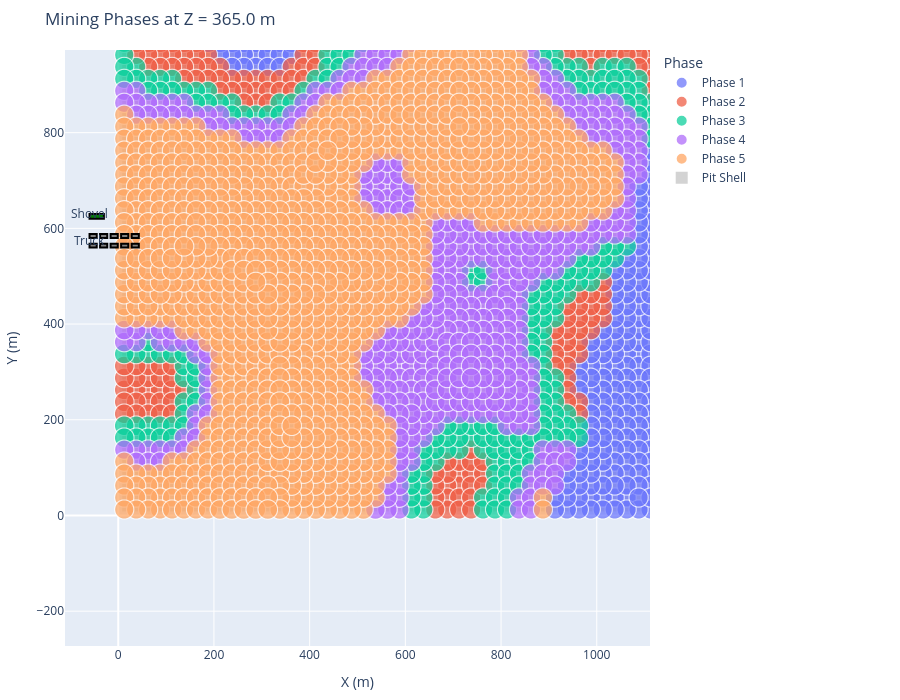

Write notebook code for a chart like this one.
### Markdown cell above
## 📊 Step 3: Visualise the Mining Phases

### ⛏️ Plan View with Phase Colours (Interactive)
- Select Z-slice using a dropdown
- View horizontal mining slices coloured by phase
- Future feature: add pit shell polygons and toggle individual phases on/off

### Code cell
import plotly.express as px
import plotly.graph_objects as go

# Define dropdown Z levels from scheduled_blocks
z_min, z_max = scheduled_blocks["z"].min(), scheduled_blocks["z"].max()
z_levels = np.arange(z_min, z_max + z_interval, z_interval)

# Extract unique phases for filtering
unique_phases = sorted(scheduled_blocks["phase"].dropna().unique().tolist())

# --- Widgets ---
z_dropdown = widgets.Dropdown(
	options=[(f"{int(z)} m", z) for z in z_levels],
	value=z_levels[len(z_levels) // 2],
	description="Z Level:",
	layout=widgets.Layout(width='300px')
)

phase_multiselect = widgets.SelectMultiple(
	options=unique_phases,
	value=tuple(unique_phases),
	description="Phases:",
	layout=widgets.Layout(width='300px')
)

metric_dropdown = widgets.Dropdown(
	options=["tonnes", "value", "volume"],
	value="tonnes",
	description="Display Metric:",
	layout=widgets.Layout(width='300px')
)

equip_mode_toggle = widgets.ToggleButtons(
	options=["Bench", "Period"],
	value="Bench",
	description="Equipment View:",
	layout=widgets.Layout(width='300px')
)

# Optional filter for fault zone category
fault_options = ["All"] + sorted(scheduled_blocks["fault_zone_category"].dropna().unique())
fault_filter = widgets.Dropdown(
    options=fault_options,
    value="All",
    description="Faults:",
    layout=widgets.Layout(width='300px')
)

# Optional filter for domain
domain_options = ["All"] + sorted(scheduled_blocks["domain"].dropna().unique())
domain_filter = widgets.Dropdown(
    options=domain_options,
    value="All",
    description="Domain:",
    layout=widgets.Layout(width='300px')
)

# --- Main Plot Function ---
def plot_interactive(z_value, selected_phases, metric, equip_mode):
	clear_output(wait=True)
	display(widgets.HBox([
		z_dropdown,
		phase_multiselect,
		metric_dropdown,
		equip_mode_toggle,
		fault_filter,
		domain_filter
	]))

	slice_df = scheduled_blocks[np.isclose(scheduled_blocks["z"], z_value)]

	if fault_filter.value != "All":
		slice_df = slice_df[slice_df["fault_zone_category"] == fault_filter.value]

	if domain_filter.value != "All":
		slice_df = slice_df[slice_df["domain"] == domain_filter.value]

	if selected_phases:
		slice_df = slice_df[slice_df["phase"].isin(selected_phases)]

	if slice_df.empty:
		print(f"No data at Z={z_value}")
		return

	# --- Size scaling by metric ---
	if metric == "tonnes":
		size_vals = slice_df["tonnes"]
	elif metric == "value":
		size_vals = slice_df["value_per_tonne"]
	elif metric == "volume":
		size_vals = slice_df["volume_m3"]

	# --- Main Scatter ---
	fig = px.scatter(
		slice_df,
		x="x", y="y",
		color="phase",
		size=size_vals,
		size_max=20,
		title=f"Mining Phases at Z = {z_value:.1f} m",
		hover_data={
			"x": False,
			"y": False,
			"phase": True,
			"tonnes": ":,.0f",
			"value_per_tonne": ":,.0f",
			"volume_m3": ":,.0f",
			"period": True
		},
		labels={
			"value_per_tonne": "Value $/t",
			"tonnes": "Tonnes",
			"volume_m3": "Volume (m³)",
			"phase": "Phase",
			"period": "Period"
		}
	)

	# --- Equipment Visuals Overlay ---
	equipment_shapes = []
	label_positions = []

	if equip_mode == "Bench":
		base_x = default_xrange[0] + 40
		base_y = default_yrange[1] - 80  # move visuals down slightly

		for eq in equipment_fleet:
			if eq["type"] == "Shovel":
				equipment_shapes.append(dict(
					type="rect",
					x0=base_x,
					x1=base_x + 30,
					y0=base_y,
					y1=base_y + 10,
					line=dict(color="black"),
					fillcolor="green"
				))
				label_positions.append((base_x, base_y + 12, "Shovel"))

			elif eq["type"] == "Truck":
				for i in range(eq["count"]):
					truck_x = base_x + (i % 5) * 22
					truck_y = base_y - 40 - (i // 5) * 20
					equipment_shapes.append(dict(
						type="rect",
						x0=truck_x,
						x1=truck_x + 15,
						y0=truck_y,
						y1=truck_y + 8,
						line=dict(color="black"),
						fillcolor="gray"
					))
					if i == 0:
						label_positions.append((truck_x, truck_y - 5, "Truck"))

	elif equip_mode == "Period":
		active_period = scheduled_blocks[scheduled_blocks["z"] == z_value]["period"].mode()[0]
		active_blocks = scheduled_blocks[scheduled_blocks["period"] == active_period]
		if not active_blocks.empty:
			for eq in equipment_fleet:
				if eq["type"] == "Shovel":
					equipment_shapes.append(dict(
						type="rect",
						x0=active_blocks["x"].mean() - 10,
						x1=active_blocks["x"].mean() + 10,
						y0=active_blocks["y"].max() - 10,
						y1=active_blocks["y"].max(),
						line=dict(color="black"),
						fillcolor="green"
					))
					label_positions.append((active_blocks["x"].mean() - 10, active_blocks["y"].max() - 15, "Shovel"))

	fig.update_layout(
		xaxis_title="X (m)",
		yaxis_title="Y (m)",
		xaxis=dict(range=default_xrange),
		yaxis=dict(range=default_yrange, scaleanchor="x", scaleratio=1),
		height=700,
		legend_title="Phase",
		margin=dict(l=50, r=250, t=50, b=50)
	)

	# Add optional shell outline
	shell_blocks = all_blocks[(all_blocks["within_shell"]) & (np.isclose(all_blocks["z"], z_value))]

	if not shell_blocks.empty:
		fig.add_trace(go.Scatter(
			x=shell_blocks["x"],
			y=shell_blocks["y"],
			mode="markers",
			marker=dict(color="lightgray", size=4, symbol="square"),
			name="Pit Shell",
			hoverinfo="skip",
			showlegend=True
		))

		
	# --- Add Equipment Shapes ---
	fig.update_layout(shapes=equipment_shapes)
	for x, y, label in label_positions:
		fig.add_annotation(x=x, y=y, text=label, showarrow=False)

	fig.show()

# --- Observers ---
def on_filter_change(change):
	plot_interactive(
		z_dropdown.value,
		list(phase_multiselect.value),
		metric_dropdown.value,
		equip_mode_toggle.value
	)

z_dropdown.observe(on_filter_change, names="value")
phase_multiselect.observe(on_filter_change, names="value")
metric_dropdown.observe(on_filter_change, names="value")
equip_mode_toggle.observe(on_filter_change, names="value")

# --- Initial Display ---
plot_interactive(
	z_dropdown.value,
	list(phase_multiselect.value),
	metric_dropdown.value,
	equip_mode_toggle.value
)

fault_filter.observe(on_filter_change, names="value")
domain_filter.observe(on_filter_change, names="value")

### Figure 1 — Plotly figure (JSON) as saved in the notebook; plotly's stock layout.template omitted (floating-point values rounded to 4 significant figures; data arrays with more than 128 entries replaced by an {"elided": "..."} marker saying what was removed)
{"data": [{"customdata": {"elided": "4382x5 mixed values"}, "hovertemplate": "Phase=%{customdata[0]}<br>Tonnes=%{customdata[1]:,.0f}<br>Value $/t=%{customdata[2]:,.0f}<br>Volume (m³)=%{customdata[3]:,.0f}<br>Period=%{customdata[4]}<extra></extra>", "legendgroup": "Phase 1", "marker": {"color": "#636efa", "size": {"elided": "4382 float values"}, "sizemode": "area", "sizeref": 45.78, "symbol": "circle"}, "mode": "markers", "name": "Phase 1", "showlegend": true, "type": "scattergl", "x": {"elided": "4382 float values"}, "xaxis": "x", "y": {"elided": "4382 float values"}, "yaxis": "y"}, {"customdata": {"elided": "3161x5 mixed values"}, "hovertemplate": "Phase=%{customdata[0]}<br>Tonnes=%{customdata[1]:,.0f}<br>Value $/t=%{customdata[2]:,.0f}<br>Volume (m³)=%{customdata[3]:,.0f}<br>Period=%{customdata[4]}<extra></extra>", "legendgroup": "Phase 2", "marker": {"color": "#EF553B", "size": {"elided": "3161 float values"}, "sizemode": "area", "sizeref": 45.78, "symbol": "circle"}, "mode": "markers", "name": "Phase 2", "showlegend": true, "type": "scattergl", "x": {"elided": "3161 float values"}, "xaxis": "x", "y": {"elided": "3161 float values"}, "yaxis": "y"}, {"customdata": {"elided": "2250x5 mixed values"}, "hovertemplate": "Phase=%{customdata[0]}<br>Tonnes=%{customdata[1]:,.0f}<br>Value $/t=%{customdata[2]:,.0f}<br>Volume (m³)=%{customdata[3]:,.0f}<br>Period=%{customdata[4]}<extra></extra>", "legendgroup": "Phase 3", "marker": {"color": "#00cc96", "size": {"elided": "2250 float values"}, "sizemode": "area", "sizeref": 45.78, "symbol": "circle"}, "mode": "markers", "name": "Phase 3", "showlegend": true, "type": "scattergl", "x": {"elided": "2250 float values"}, "xaxis": "x", "y": {"elided": "2250 float values"}, "yaxis": "y"}, {"customdata": {"elided": "2073x5 mixed values"}, "hovertemplate": "Phase=%{customdata[0]}<br>Tonnes=%{customdata[1]:,.0f}<br>Value $/t=%{customdata[2]:,.0f}<br>Volume (m³)=%{customdata[3]:,.0f}<br>Period=%{customdata[4]}<extra></extra>", "legendgroup": "Phase 4", "marker": {"color": "#ab63fa", "size": {"elided": "2073 float values"}, "sizemode": "area", "sizeref": 45.78, "symbol": "circle"}, "mode": "markers", "name": "Phase 4", "showlegend": true, "type": "scattergl", "x": {"elided": "2073 float values"}, "xaxis": "x", "y": {"elided": "2073 float values"}, "yaxis": "y"}, {"customdata": {"elided": "1958x5 mixed values"}, "hovertemplate": "Phase=%{customdata[0]}<br>Tonnes=%{customdata[1]:,.0f}<br>Value $/t=%{customdata[2]:,.0f}<br>Volume (m³)=%{customdata[3]:,.0f}<br>Period=%{customdata[4]}<extra></extra>", "legendgroup": "Phase 5", "marker": {"color": "#FFA15A", "size": {"elided": "1958 float values"}, "sizemode": "area", "sizeref": 45.78, "symbol": "circle"}, "mode": "markers", "name": "Phase 5", "showlegend": true, "type": "scattergl", "x": {"elided": "1958 float values"}, "xaxis": "x", "y": {"elided": "1958 float values"}, "yaxis": "y"}, {"hoverinfo": "skip", "marker": {"color": "lightgray", "size": 4, "symbol": "square"}, "mode": "markers", "name": "Pit Shell", "showlegend": true, "type": "scatter", "x": {"elided": "13824 float values"}, "y": {"elided": "13824 float values"}}], "layout": {"annotations": [{"showarrow": false, "text": "Truck", "x": -60, "y": 575}, {"showarrow": false, "text": "Shovel", "x": -60, "y": 632}], "height": 700, "legend": {"itemsizing": "constant", "title": {"text": "Phase"}, "tracegroupgap": 0}, "margin": {"b": 50, "l": 50, "r": 250, "t": 50}, "shapes": [{"fillcolor": "gray", "line": {"color": "black"}, "type": "rect", "x0": -60, "x1": -45, "y0": 580, "y1": 588}, {"fillcolor": "gray", "line": {"color": "black"}, "type": "rect", "x0": -38, "x1": -23, "y0": 580, "y1": 588}, {"fillcolor": "gray", "line": {"color": "black"}, "type": "rect", "x0": -16, "x1": -1, "y0": 580, "y1": 588}, {"fillcolor": "gray", "line": {"color": "black"}, "type": "rect", "x0": 6, "x1": 21, "y0": 580, "y1": 588}, {"fillcolor": "gray", "line": {"color": "black"}, "type": "rect", "x0": 28, "x1": 43, "y0": 580, "y1": 588}, {"fillcolor": "gray", "line": {"color": "black"}, "type": "rect", "x0": -60, "x1": -45, "y0": 560, "y1": 568}, {"fillcolor": "gray", "line": {"color": "black"}, "type": "rect", "x0": -38, "x1": -23, "y0": 560, "y1": 568}, {"fillcolor": "gray", "line": {"color": "black"}, "type": "rect", "x0": -16, "x1": -1, "y0": 560, "y1": 568}, {"fillcolor": "gray", "line": {"color": "black"}, "type": "rect", "x0": 6, "x1": 21, "y0": 560, "y1": 568}, {"fillcolor": "gray", "line": {"color": "black"}, "type": "rect", "x0": 28, "x1": 43, "y0": 560, "y1": 568}, {"fillcolor": "green", "line": {"color": "black"}, "type": "rect", "x0": -60, "x1": -30, "y0": 620, "y1": 630}], "title": {"text": "Mining Phases at Z = 365.0 m"}, "xaxis": {"anchor": "y", "domain": [0, 1], "range": [-100, 1100], "title": {"text": "X (m)"}}, "yaxis": {"anchor": "x", "domain": [0, 1], "range": [0, 700], "scaleanchor": "x", "scaleratio": 1, "title": {"text": "Y (m)"}}}}
